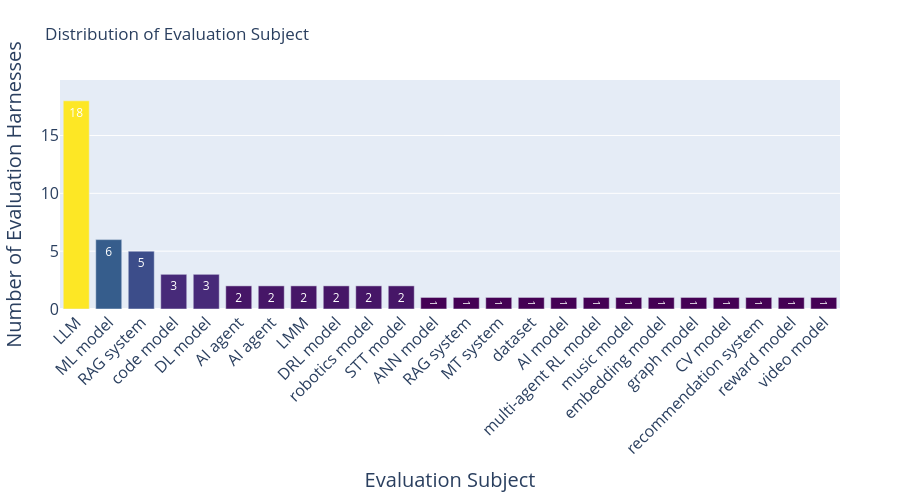

Notebook source saved alongside this figure:
### Code cell
import pandas as pd
import plotly.express as px

df = pd.read_csv("data/evaluation_harness_metadata.csv", encoding="utf-8")
df['evaluation subject'] = df['evaluation subject'].apply(lambda x: x.split(',') if pd.notna(x) else [])
df = df.explode('evaluation subject')

# Get value counts and create a DataFrame for plotting
value_counts = df['evaluation subject'].value_counts()
value_counts_df = value_counts.reset_index()
value_counts_df.columns = ['Evaluation Subject', 'Count']

# Create bar chart with Plotly
fig = px.bar(
    value_counts_df, 
    x='Evaluation Subject', 
    y='Count',
    title='Distribution of Evaluation Subject',
    labels={'Count': 'Number of Evaluation Harnesses'},
    color='Count',
    color_continuous_scale='viridis'
)

# Customize the layout with extended margins and adjusted y-axis range
fig.update_layout(
    xaxis_tickangle=-45,
    margin=dict(l=20, r=60, t=80, b=100),  # Increased top margin as well
    height=500,
    showlegend=False,
    xaxis=dict(
        title_font_size=20,
        tickfont_size=16
    ),
    yaxis=dict(
        title_font_size=20,
        tickfont_size=16,
        range=[0, value_counts_df['Count'].max() * 1.1]  # Add 10% padding to y-axis
    )
)

# Remove color bar
fig.update_coloraxes(showscale=False)

# Add value labels inside the bars to avoid boundary issues
fig.update_traces(
    texttemplate='%{y}', 
    textposition='inside',
    textfont=dict(color='white', size=12)
)

fig.show()

### Figure 1 — Plotly figure (JSON) as saved in the notebook; plotly's stock layout.template omitted (floating-point values rounded to 4 significant figures)
{"data": [{"hovertemplate": "Evaluation Subject=%{x}<br>Number of Evaluation Harnesses=%{marker.color}<extra></extra>", "legendgroup": "", "marker": {"color": [18, 6, 5, 3, 3, 2, 2, 2, 2, 2, 2, 1, 1, 1, 1, 1, 1, 1, 1, 1, 1, 1, 1, 1], "coloraxis": "coloraxis", "pattern": {"shape": ""}}, "name": "", "orientation": "v", "showlegend": false, "textfont": {"color": "white", "size": 12}, "textposition": "inside", "texttemplate": "%{y}", "type": "bar", "x": ["LLM", "ML model", "RAG system", "code model", "DL model", " AI agent", "AI agent", "LMM", "DRL model", "robotics model", "STT model", "ANN model", " RAG system", "MT system", " dataset", "AI model", "multi-agent RL model", "music model", "embedding model", "graph model", "CV model", "recommendation system", "reward model", "video model"], "xaxis": "x", "y": [18, 6, 5, 3, 3, 2, 2, 2, 2, 2, 2, 1, 1, 1, 1, 1, 1, 1, 1, 1, 1, 1, 1, 1], "yaxis": "y"}], "layout": {"barmode": "relative", "coloraxis": {"colorbar": {"title": {"text": "Number of Evaluation Harnesses"}}, "colorscale": [[0, "#440154"], [0.1111, "#482878"], [0.2222, "#3e4989"], [0.3333, "#31688e"], [0.4444, "#26828e"], [0.5556, "#1f9e89"], [0.6667, "#35b779"], [0.7778, "#6ece58"], [0.8889, "#b5de2b"], [1, "#fde725"]], "showscale": false}, "height": 500, "legend": {"tracegroupgap": 0}, "margin": {"b": 100, "l": 20, "r": 60, "t": 80}, "showlegend": false, "title": {"text": "Distribution of Evaluation Subject"}, "xaxis": {"anchor": "y", "domain": [0, 1], "tickangle": -45, "tickfont": {"size": 16}, "title": {"font": {"size": 20}, "text": "Evaluation Subject"}}, "yaxis": {"anchor": "x", "domain": [0, 1], "range": [0, 19.8], "tickfont": {"size": 16}, "title": {"font": {"size": 20}, "text": "Number of Evaluation Harnesses"}}}}
